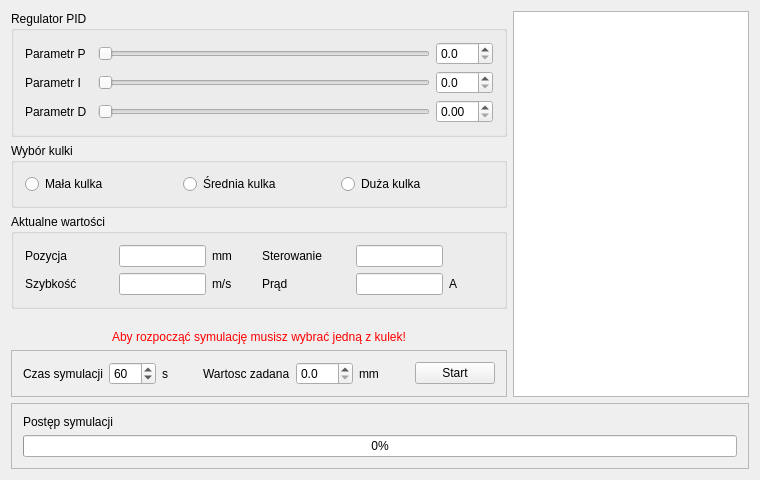
<?xml version="1.0" encoding="UTF-8"?>
<ui version="4.0">
 <class>MainWindow</class>
 <widget class="QMainWindow" name="MainWindow">
  <property name="geometry">
   <rect>
    <x>0</x>
    <y>0</y>
    <width>760</width>
    <height>480</height>
   </rect>
  </property>
  <property name="minimumSize">
   <size>
    <width>760</width>
    <height>480</height>
   </size>
  </property>
  <property name="windowTitle">
   <string>Wizualizacja Regulatora MLS</string>
  </property>
  <widget class="QWidget" name="centralwidget">
   <layout class="QGridLayout" name="gridLayout">
    <item row="0" column="1" rowspan="6">
     <widget class="QGraphicsView" name="graphicsViewWizualizacja">
      <property name="enabled">
       <bool>true</bool>
      </property>
      <property name="sizePolicy">
       <sizepolicy hsizetype="Expanding" vsizetype="Expanding">
        <horstretch>0</horstretch>
        <verstretch>0</verstretch>
       </sizepolicy>
      </property>
      <property name="minimumSize">
       <size>
        <width>120</width>
        <height>0</height>
       </size>
      </property>
      <property name="baseSize">
       <size>
        <width>120</width>
        <height>0</height>
       </size>
      </property>
     </widget>
    </item>
    <item row="2" column="0">
     <widget class="QGroupBox" name="groupBoxAktualneWartosci">
      <property name="sizePolicy">
       <sizepolicy hsizetype="Preferred" vsizetype="Maximum">
        <horstretch>0</horstretch>
        <verstretch>2</verstretch>
       </sizepolicy>
      </property>
      <property name="title">
       <string>Aktualne wartości</string>
      </property>
      <layout class="QGridLayout" name="gridLayout_4">
       <item row="1" column="3">
        <widget class="QLabel" name="labelSzybkosc_jednostka">
         <property name="sizePolicy">
          <sizepolicy hsizetype="Preferred" vsizetype="Preferred">
           <horstretch>1</horstretch>
           <verstretch>0</verstretch>
          </sizepolicy>
         </property>
         <property name="text">
          <string>m/s</string>
         </property>
        </widget>
       </item>
       <item row="0" column="6">
        <widget class="QLineEdit" name="lineEditSterowanie">
         <property name="sizePolicy">
          <sizepolicy hsizetype="Maximum" vsizetype="Fixed">
           <horstretch>2</horstretch>
           <verstretch>0</verstretch>
          </sizepolicy>
         </property>
        </widget>
       </item>
       <item row="0" column="5">
        <widget class="QLabel" name="labelSterowanie">
         <property name="sizePolicy">
          <sizepolicy hsizetype="Preferred" vsizetype="Preferred">
           <horstretch>2</horstretch>
           <verstretch>0</verstretch>
          </sizepolicy>
         </property>
         <property name="text">
          <string>Sterowanie</string>
         </property>
        </widget>
       </item>
       <item row="1" column="1">
        <widget class="QLabel" name="labelSzybkosc">
         <property name="sizePolicy">
          <sizepolicy hsizetype="Preferred" vsizetype="Preferred">
           <horstretch>2</horstretch>
           <verstretch>0</verstretch>
          </sizepolicy>
         </property>
         <property name="text">
          <string>Szybkość</string>
         </property>
        </widget>
       </item>
       <item row="0" column="2">
        <widget class="QLineEdit" name="lineEditPozycja">
         <property name="sizePolicy">
          <sizepolicy hsizetype="Expanding" vsizetype="Fixed">
           <horstretch>2</horstretch>
           <verstretch>0</verstretch>
          </sizepolicy>
         </property>
        </widget>
       </item>
       <item row="0" column="3">
        <widget class="QLabel" name="labelPozycja_jednostka">
         <property name="sizePolicy">
          <sizepolicy hsizetype="Preferred" vsizetype="Preferred">
           <horstretch>1</horstretch>
           <verstretch>0</verstretch>
          </sizepolicy>
         </property>
         <property name="text">
          <string>mm</string>
         </property>
        </widget>
       </item>
       <item row="0" column="1">
        <widget class="QLabel" name="labelPozycja">
         <property name="sizePolicy">
          <sizepolicy hsizetype="Preferred" vsizetype="Preferred">
           <horstretch>2</horstretch>
           <verstretch>0</verstretch>
          </sizepolicy>
         </property>
         <property name="text">
          <string>Pozycja</string>
         </property>
        </widget>
       </item>
       <item row="1" column="2">
        <widget class="QLineEdit" name="lineEditSzybkosc">
         <property name="sizePolicy">
          <sizepolicy hsizetype="Expanding" vsizetype="Fixed">
           <horstretch>2</horstretch>
           <verstretch>0</verstretch>
          </sizepolicy>
         </property>
        </widget>
       </item>
       <item row="1" column="7">
        <widget class="QLabel" name="labelPrad_jednostka">
         <property name="sizePolicy">
          <sizepolicy hsizetype="Preferred" vsizetype="Preferred">
           <horstretch>1</horstretch>
           <verstretch>0</verstretch>
          </sizepolicy>
         </property>
         <property name="text">
          <string>A</string>
         </property>
        </widget>
       </item>
       <item row="1" column="6">
        <widget class="QLineEdit" name="lineEditPrad">
         <property name="sizePolicy">
          <sizepolicy hsizetype="Preferred" vsizetype="Fixed">
           <horstretch>2</horstretch>
           <verstretch>0</verstretch>
          </sizepolicy>
         </property>
        </widget>
       </item>
       <item row="1" column="5">
        <widget class="QLabel" name="labelPrad">
         <property name="sizePolicy">
          <sizepolicy hsizetype="Preferred" vsizetype="Preferred">
           <horstretch>2</horstretch>
           <verstretch>0</verstretch>
          </sizepolicy>
         </property>
         <property name="text">
          <string>Prąd</string>
         </property>
        </widget>
       </item>
      </layout>
     </widget>
    </item>
    <item row="0" column="0">
     <widget class="QGroupBox" name="groupBoxRegulatorPID">
      <property name="sizePolicy">
       <sizepolicy hsizetype="Preferred" vsizetype="Maximum">
        <horstretch>0</horstretch>
        <verstretch>3</verstretch>
       </sizepolicy>
      </property>
      <property name="title">
       <string>Regulator PID</string>
      </property>
      <layout class="QGridLayout" name="gridLayout_2">
       <item row="2" column="2">
        <widget class="QDoubleSpinBox" name="doubleSpinBoxD">
         <property name="sizePolicy">
          <sizepolicy hsizetype="Minimum" vsizetype="Fixed">
           <horstretch>1</horstretch>
           <verstretch>0</verstretch>
          </sizepolicy>
         </property>
         <property name="maximum">
          <double>2.000000000000000</double>
         </property>
         <property name="singleStep">
          <double>0.010000000000000</double>
         </property>
        </widget>
       </item>
       <item row="0" column="2">
        <widget class="QDoubleSpinBox" name="doubleSpinBoxP">
         <property name="sizePolicy">
          <sizepolicy hsizetype="Preferred" vsizetype="Fixed">
           <horstretch>1</horstretch>
           <verstretch>0</verstretch>
          </sizepolicy>
         </property>
         <property name="decimals">
          <number>1</number>
         </property>
         <property name="singleStep">
          <double>0.100000000000000</double>
         </property>
        </widget>
       </item>
       <item row="1" column="0">
        <widget class="QLabel" name="labelI">
         <property name="sizePolicy">
          <sizepolicy hsizetype="Preferred" vsizetype="Preferred">
           <horstretch>2</horstretch>
           <verstretch>0</verstretch>
          </sizepolicy>
         </property>
         <property name="text">
          <string>Parametr I </string>
         </property>
        </widget>
       </item>
       <item row="2" column="0">
        <widget class="QLabel" name="labelD">
         <property name="sizePolicy">
          <sizepolicy hsizetype="Preferred" vsizetype="Preferred">
           <horstretch>2</horstretch>
           <verstretch>0</verstretch>
          </sizepolicy>
         </property>
         <property name="text">
          <string>Parametr D</string>
         </property>
        </widget>
       </item>
       <item row="0" column="0">
        <widget class="QLabel" name="labelP">
         <property name="sizePolicy">
          <sizepolicy hsizetype="Preferred" vsizetype="Preferred">
           <horstretch>2</horstretch>
           <verstretch>0</verstretch>
          </sizepolicy>
         </property>
         <property name="text">
          <string>Parametr P</string>
         </property>
        </widget>
       </item>
       <item row="2" column="1">
        <widget class="QSlider" name="horizontalSliderD">
         <property name="sizePolicy">
          <sizepolicy hsizetype="Expanding" vsizetype="Fixed">
           <horstretch>10</horstretch>
           <verstretch>0</verstretch>
          </sizepolicy>
         </property>
         <property name="maximum">
          <number>200</number>
         </property>
         <property name="singleStep">
          <number>1</number>
         </property>
         <property name="pageStep">
          <number>10</number>
         </property>
         <property name="orientation">
          <enum>Qt::Horizontal</enum>
         </property>
        </widget>
       </item>
       <item row="1" column="1">
        <widget class="QSlider" name="horizontalSliderI">
         <property name="sizePolicy">
          <sizepolicy hsizetype="Preferred" vsizetype="Fixed">
           <horstretch>10</horstretch>
           <verstretch>0</verstretch>
          </sizepolicy>
         </property>
         <property name="maximum">
          <number>200</number>
         </property>
         <property name="orientation">
          <enum>Qt::Horizontal</enum>
         </property>
        </widget>
       </item>
       <item row="1" column="2">
        <widget class="QDoubleSpinBox" name="doubleSpinBoxI">
         <property name="sizePolicy">
          <sizepolicy hsizetype="Minimum" vsizetype="Fixed">
           <horstretch>1</horstretch>
           <verstretch>0</verstretch>
          </sizepolicy>
         </property>
         <property name="minimumSize">
          <size>
           <width>50</width>
           <height>0</height>
          </size>
         </property>
         <property name="decimals">
          <number>1</number>
         </property>
         <property name="maximum">
          <double>20.000000000000000</double>
         </property>
         <property name="singleStep">
          <double>0.100000000000000</double>
         </property>
        </widget>
       </item>
       <item row="0" column="1">
        <widget class="QSlider" name="horizontalSliderP">
         <property name="sizePolicy">
          <sizepolicy hsizetype="Preferred" vsizetype="Fixed">
           <horstretch>10</horstretch>
           <verstretch>0</verstretch>
          </sizepolicy>
         </property>
         <property name="maximum">
          <number>1000</number>
         </property>
         <property name="orientation">
          <enum>Qt::Horizontal</enum>
         </property>
        </widget>
       </item>
      </layout>
     </widget>
    </item>
    <item row="6" column="0" colspan="2">
     <widget class="QFrame" name="framePostpSymulacji">
      <property name="sizePolicy">
       <sizepolicy hsizetype="Preferred" vsizetype="Maximum">
        <horstretch>0</horstretch>
        <verstretch>1</verstretch>
       </sizepolicy>
      </property>
      <property name="frameShape">
       <enum>QFrame::StyledPanel</enum>
      </property>
      <property name="frameShadow">
       <enum>QFrame::Raised</enum>
      </property>
      <layout class="QGridLayout" name="gridLayout_6">
       <item row="0" column="0">
        <widget class="QLabel" name="label">
         <property name="sizePolicy">
          <sizepolicy hsizetype="Preferred" vsizetype="Maximum">
           <horstretch>0</horstretch>
           <verstretch>0</verstretch>
          </sizepolicy>
         </property>
         <property name="text">
          <string>Postęp symulacji</string>
         </property>
        </widget>
       </item>
       <item row="1" column="0">
        <widget class="QProgressBar" name="progressBar">
         <property name="minimum">
          <number>0</number>
         </property>
         <property name="maximum">
          <number>60000</number>
         </property>
         <property name="value">
          <number>0</number>
         </property>
        </widget>
       </item>
      </layout>
     </widget>
    </item>
    <item row="1" column="0">
     <widget class="QGroupBox" name="groupBoxWyborKulki">
      <property name="sizePolicy">
       <sizepolicy hsizetype="Preferred" vsizetype="Maximum">
        <horstretch>0</horstretch>
        <verstretch>1</verstretch>
       </sizepolicy>
      </property>
      <property name="title">
       <string>Wybór kulki</string>
      </property>
      <layout class="QGridLayout" name="gridLayout_3">
       <item row="0" column="0">
        <widget class="QRadioButton" name="radioButtonMalaKulka">
         <property name="text">
          <string>Mała kulka</string>
         </property>
        </widget>
       </item>
       <item row="0" column="1">
        <widget class="QRadioButton" name="radioButtonSredniaKulka">
         <property name="text">
          <string>Średnia kulka</string>
         </property>
        </widget>
       </item>
       <item row="0" column="2">
        <widget class="QRadioButton" name="radioButtonDuzaKulka">
         <property name="text">
          <string>Duża kulka</string>
         </property>
        </widget>
       </item>
      </layout>
     </widget>
    </item>
    <item row="3" column="0">
     <spacer name="horizontalSpacer_2">
      <property name="orientation">
       <enum>Qt::Horizontal</enum>
      </property>
      <property name="sizeHint" stdset="0">
       <size>
        <width>342</width>
        <height>0</height>
       </size>
      </property>
     </spacer>
    </item>
    <item row="5" column="0">
     <widget class="QFrame" name="frameSymulacja">
      <property name="sizePolicy">
       <sizepolicy hsizetype="Preferred" vsizetype="Maximum">
        <horstretch>0</horstretch>
        <verstretch>1</verstretch>
       </sizepolicy>
      </property>
      <property name="frameShape">
       <enum>QFrame::StyledPanel</enum>
      </property>
      <property name="frameShadow">
       <enum>QFrame::Raised</enum>
      </property>
      <layout class="QGridLayout" name="gridLayout_5">
       <item row="0" column="4">
        <widget class="QLabel" name="label_2">
         <property name="sizePolicy">
          <sizepolicy hsizetype="Preferred" vsizetype="Preferred">
           <horstretch>2</horstretch>
           <verstretch>0</verstretch>
          </sizepolicy>
         </property>
         <property name="text">
          <string>Wartosc zadana</string>
         </property>
        </widget>
       </item>
       <item row="0" column="3">
        <spacer name="horizontalSpacer_3">
         <property name="orientation">
          <enum>Qt::Horizontal</enum>
         </property>
         <property name="sizeHint" stdset="0">
          <size>
           <width>40</width>
           <height>20</height>
          </size>
         </property>
        </spacer>
       </item>
       <item row="0" column="5">
        <widget class="QDoubleSpinBox" name="doubleSpinBoxWartoscZadana">
         <property name="sizePolicy">
          <sizepolicy hsizetype="Minimum" vsizetype="Fixed">
           <horstretch>1</horstretch>
           <verstretch>0</verstretch>
          </sizepolicy>
         </property>
         <property name="suffix">
          <string/>
         </property>
         <property name="decimals">
          <number>1</number>
         </property>
         <property name="singleStep">
          <double>0.100000000000000</double>
         </property>
        </widget>
       </item>
       <item row="0" column="2">
        <widget class="QLabel" name="label_3">
         <property name="text">
          <string>s</string>
         </property>
        </widget>
       </item>
       <item row="0" column="8">
        <widget class="QPushButton" name="pushButtonStartStopSymulacji">
         <property name="sizePolicy">
          <sizepolicy hsizetype="Maximum" vsizetype="Fixed">
           <horstretch>2</horstretch>
           <verstretch>0</verstretch>
          </sizepolicy>
         </property>
         <property name="text">
          <string>Start</string>
         </property>
        </widget>
       </item>
       <item row="0" column="1">
        <widget class="QSpinBox" name="spinBoxCzasSymulacji">
         <property name="sizePolicy">
          <sizepolicy hsizetype="Maximum" vsizetype="Fixed">
           <horstretch>2</horstretch>
           <verstretch>0</verstretch>
          </sizepolicy>
         </property>
         <property name="minimum">
          <number>1</number>
         </property>
         <property name="maximum">
          <number>999</number>
         </property>
         <property name="singleStep">
          <number>1</number>
         </property>
         <property name="value">
          <number>60</number>
         </property>
        </widget>
       </item>
       <item row="0" column="0">
        <widget class="QLabel" name="labelCasSymulacji">
         <property name="sizePolicy">
          <sizepolicy hsizetype="Maximum" vsizetype="Preferred">
           <horstretch>2</horstretch>
           <verstretch>0</verstretch>
          </sizepolicy>
         </property>
         <property name="text">
          <string>Czas symulacji</string>
         </property>
        </widget>
       </item>
       <item row="0" column="7">
        <spacer name="horizontalSpacer">
         <property name="orientation">
          <enum>Qt::Horizontal</enum>
         </property>
         <property name="sizeHint" stdset="0">
          <size>
           <width>40</width>
           <height>20</height>
          </size>
         </property>
        </spacer>
       </item>
       <item row="0" column="6">
        <widget class="QLabel" name="label_4">
         <property name="text">
          <string>mm</string>
         </property>
        </widget>
       </item>
      </layout>
     </widget>
    </item>
    <item row="4" column="0">
     <widget class="QLabel" name="labelUwaga">
      <property name="text">
       <string>&lt;html&gt;&lt;head/&gt;&lt;body&gt;&lt;p&gt;&lt;span style=&quot; color:#ff0000;&quot;&gt;Aby rozpocząć symulację musisz wybrać jedną z kulek!&lt;/span&gt;&lt;/p&gt;&lt;/body&gt;&lt;/html&gt;</string>
      </property>
      <property name="alignment">
       <set>Qt::AlignCenter</set>
      </property>
     </widget>
    </item>
   </layout>
  </widget>
 </widget>
 <layoutdefault spacing="6" margin="11"/>
 <resources/>
 <connections/>
</ui>
